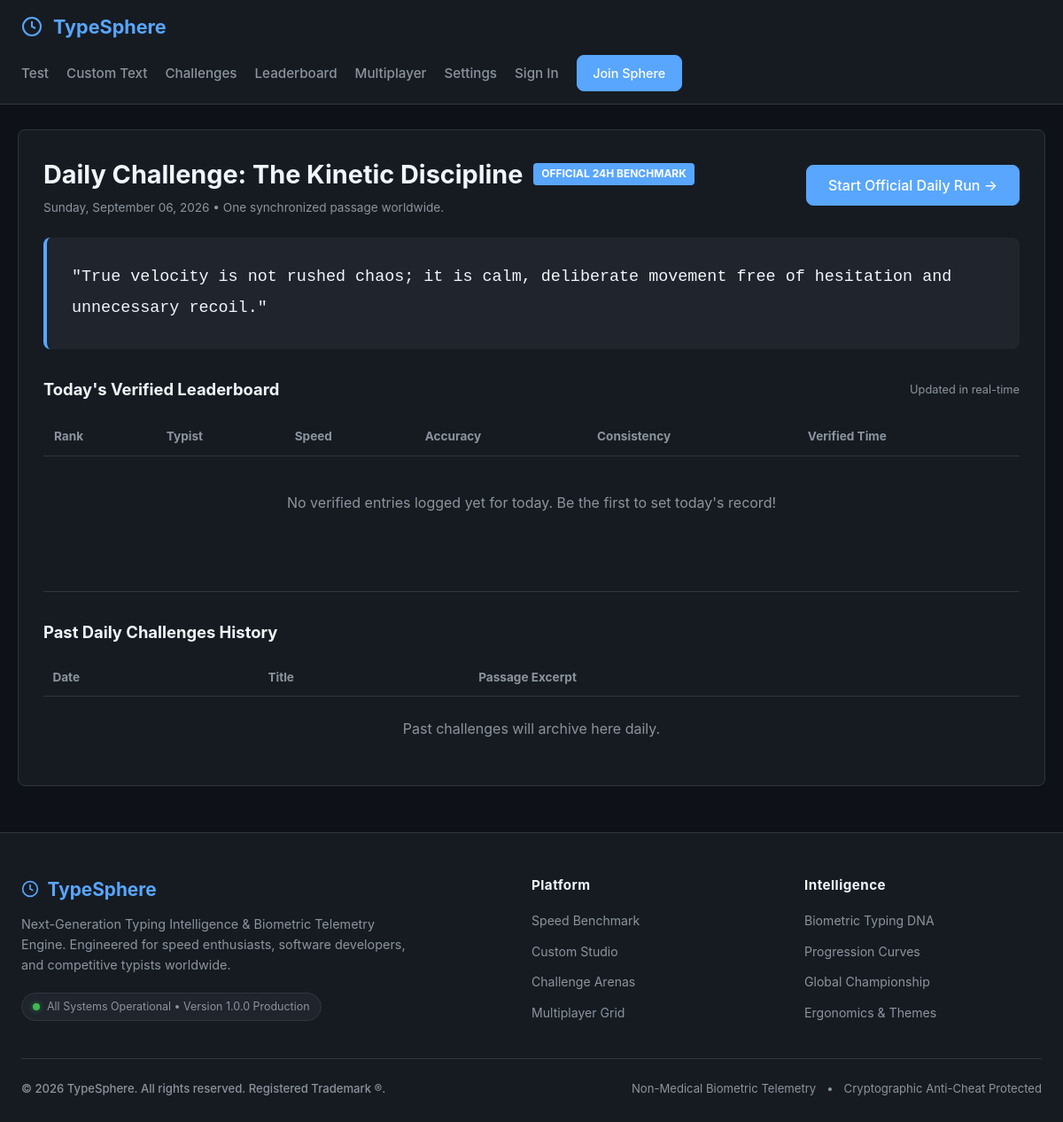
Page /challenges/daily on the committed database.
### app/models/challenge.py (models this page shows)
class DailyChallenge(db.Model):
    __tablename__ = 'daily_challenges'
    id = db.Column(db.Integer, primary_key=True)
    target_date = db.Column(db.Date, default=date.today, unique=True, index=True)
    title = db.Column(db.String(128), default='Daily Typing Mastery')
    content = db.Column(db.Text, nullable=False)
    created_at = db.Column(db.DateTime, default=datetime.utcnow)

### app/routes/challenges.py (the view, shortened to what this page needs)
@challenges_bp.route('/daily')
def daily():
    today = date.today()
    challenge = DailyChallenge.query.filter_by(target_date=today).first()
    daily_tests = TypingTest.query.filter(
        TypingTest.mode == 'daily',
        TypingTest.suspicious == False
    ).order_by(TypingTest.wpm.desc()).limit(20).all()
    previous_challenges = DailyChallenge.query.filter(
        DailyChallenge.target_date < today
    ).order_by(DailyChallenge.target_date.desc()).limit(7).all()
    return render_template(
        'challenges/daily.html',
        challenge=challenge,
        leaderboard=daily_tests,
        history=previous_challenges
    )

### app/templates/challenges/daily.html (shortened to what this page needs)
{% extends 'base.html' %}
{% block content %}
<div class="card">
  <div style="display: flex; justify-content: space-between; align-items: center; margin-bottom: 1.5rem; flex-wrap: wrap; gap: 1rem;">
    <div>
      <div style="display: flex; align-items: center; gap: 0.75rem;">
        <h1 style="font-size: 1.8rem; font-weight: 700; margin: 0;">Daily Challenge: {{ challenge.title }}</h1>
        <span style="background: var(--accent); color: #fff; font-size: 0.75rem; font-weight: 700; padding: 0.2rem 0.55rem; border-radius: 4px;">
          OFFICIAL 24H BENCHMARK
        </span>
      </div>
      <p style="color: var(--text-muted); font-size: 0.85rem; margin-top: 0.35rem;">
        {{ challenge.target_date.strftime('%A, %B %d, %Y') }} &bull; One synchronized passage worldwide.
      </p>
    </div>
    <button onclick="startDailyChallenge()" class="btn btn-primary" style="padding: 0.75rem 1.5rem; font-size: 1rem;">
      Start Official Daily Run &rarr;
    </button>
  </div>
  <div style="background: var(--bg-card); padding: 1.75rem; border-radius: var(--radius); margin-bottom: 2rem; border-left: 4px solid var(--accent); font-family: var(--font-mono); font-size: 1.15rem; line-height: 1.9; color: var(--text-primary);">
    "{{ challenge.content }}"
  </div>
  <div style="display: flex; justify-content: space-between; align-items: center; margin-bottom: 1rem;">
    <h3 style="font-size: 1.15rem; margin: 0;">Today's Verified Leaderboard</h3>
    <span style="font-size: 0.8rem; color: var(--text-muted);">Updated in real-time</span>
  </div>
  <table style="width: 100%; border-collapse: collapse; text-align: left; margin-bottom: 3rem;">
    <thead>
      <tr style="border-bottom: 1px solid var(--border-color); color: var(--text-muted); font-size: 0.85rem;">
        <th style="padding: 0.75rem;">Rank</th>
        <th style="padding: 0.75rem;">Typist</th>
        <th style="padding: 0.75rem;">Speed</th>
        <th style="padding: 0.75rem;">Accuracy</th>
        <th style="padding: 0.75rem;">Consistency</th>
        <th style="padding: 0.75rem;">Verified Time</th>
      </tr>
    </thead>
    <tbody>
      {% for test in leaderboard %}
      <tr style="border-bottom: 1px solid var(--border-color); font-size: 0.9rem;">
        <td style="padding: 0.85rem; font-weight: 800; color: {{ '#f59e0b' if loop.index == 1 else ('#94a3b8' if loop.index == 2 else ('#b45309' if loop.index == 3 else 'var(--text-muted)')) }};">
          #{{ loop.index }}
        </td>
        <td style="padding: 0.85rem; font-weight: 600;">
          {{ test.user.username if test.user else 'Verified Guest' }}
        </td>
        <td style="padding: 0.85rem; font-family: var(--font-mono); font-weight: 800; color: var(--accent);">
          {{ test.wpm }} WPM
        </td>
        <td style="padding: 0.85rem;">{{ test.accuracy }}%</td>
        <td style="padding: 0.85rem;">{{ test.consistency }}%</td>
        <td style="padding: 0.85rem; color: var(--text-muted); font-size: 0.8rem;">
          {{ test.completed_at.strftime('%H:%M:%S') }}
        </td>
      </tr>
      {% else %}
      <tr>
        <td colspan="6" style="padding: 2.5rem; text-align: center; color: var(--text-muted);">
          No verified entries logged yet for today. Be the first to set today's record!
        </td>
      </tr>
      {% endfor %}
    </tbody>
  </table>
  <div style="border-top: 1px solid var(--border-color); padding-top: 2rem;">
    <h3 style="font-size: 1.15rem; margin-bottom: 1rem;">Past Daily Challenges History</h3>
    <table style="width: 100%; border-collapse: collapse; text-align: left;">
      <thead>
        <tr style="border-bottom: 1px solid var(--border-color); color: var(--text-muted); font-size: 0.85rem;">
          <th style="padding: 0.65rem;">Date</th>
          <th style="padding: 0.65rem;">Title</th>
          <th style="padding: 0.65rem;">Passage Excerpt</th>
        </tr>
      </thead>
      <tbody>
        {% for h in history %}
        <tr style="border-bottom: 1px solid var(--border-color); font-size: 0.85rem;">
          <td style="padding: 0.75rem; font-weight: 600; color: var(--accent);">{{ h.target_date.strftime('%b %d, %Y') }}</td>
          <td style="padding: 0.75rem; font-weight: 600;">{{ h.title }}</td>
          <td style="padding: 0.75rem; color: var(--text-muted); max-width: 400px; overflow: hidden; text-overflow: ellipsis; white-space: nowrap; font-family: var(--font-mono);">
            {{ h.content }}
          </td>
        </tr>
        {% else %}
        <tr>
          <td colspan="3" style="padding: 1.5rem; text-align: center; color: var(--text-muted);">
            Past challenges will archive here daily.
          </td>
        </tr>
        {% endfor %}
      </tbody>
    </table>
  </div>
</div>
{% endblock %}

### app/static/css/main.css (style rules this page uses)
:root { --bg-primary: #0e1117; --bg-secondary: #161b22; --bg-card: #1f242d; --text-primary: #f0f6fc; --text-muted: #8b949e; --accent: #58a6ff; --accent-glow: rgba(88, 166, 255, 0.25); --success: #3fb950; --danger: #f85149; --warning: #d29922; --font-mono: 'JetBrains Mono', 'Fira Code', monospace; --font-sans: 'Inter', -apple-system, BlinkMacSystemFont, 'Segoe UI', sans-serif; --typing-font-size: 20px; --border-color: #30363d; --radius: 8px; --transition: all 0.2s cubic-bezier(0.16, 1, 0.3, 1); }
* { margin: 0; padding: 0; box-sizing: border-box; }
body { background-color: var(--bg-primary); color: var(--text-primary); font-family: var(--font-sans); line-height: 1.5; min-height: 100vh; display: flex; flex-direction: column; }
.btn { background: var(--bg-card); color: var(--text-primary); border: 1px solid var(--border-color); padding: 0.55rem 1.1rem; border-radius: var(--radius); cursor: pointer; font-family: inherit; font-weight: 500; font-size: 0.9rem; display: inline-flex; align-items: center; gap: 0.5rem; transition: var(--transition); text-decoration: none; user-select: none; }
.btn-primary { background: var(--accent); color: #fff; border-color: var(--accent); }
.card { background: var(--bg-secondary); border: 1px solid var(--border-color); border-radius: var(--radius); padding: 1.75rem; margin-bottom: 1.5rem; }

### rows in the picture
DailyChallenge: title "The Kinetic Discipline", target_date "Sunday, September 06, 2026", content "True velocity is not rushed chaos; it is calm, deliberate movement free of hesitation and unnecessary recoil."
